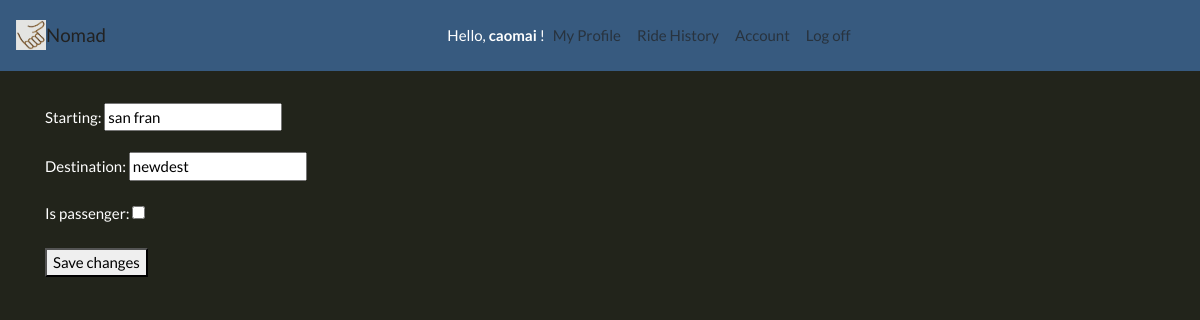
/get_ride/ (signed in), run on an earlier commit of the app's database.
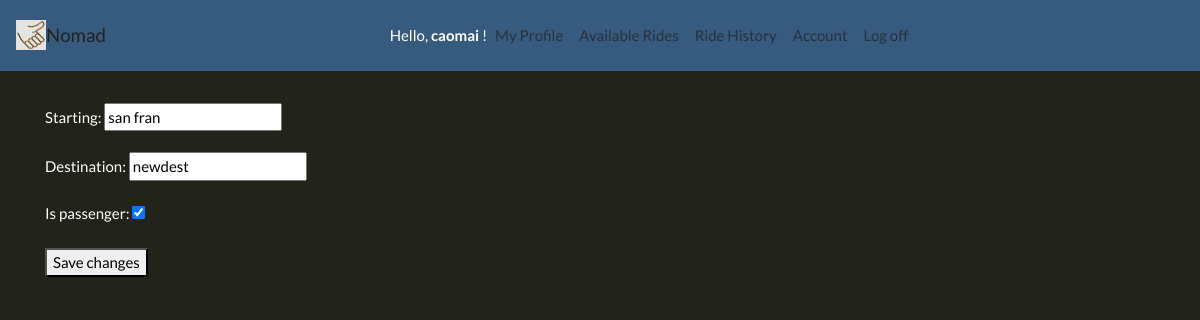
And on a later commit of the database.
### accounts/models.py (models this page shows)
class Profile(models.Model):
    user = models.OneToOneField(User, on_delete=models.CASCADE)
    starting = models.CharField(max_length=30, blank=True)
    destination = models.CharField(max_length=30, blank=True)
    timestamp = models.DateTimeField(auto_now_add=True)
    is_passenger = models.BooleanField(default=True)

### accounts/views.py (the view)
# urls.py: path('get_ride/', update_profile, name='get-ride-page'),
def update_profile(request):
    if request.method == 'POST':
        profile_form = ProfileForm(request.POST, instance=request.user.profile)
        if profile_form.is_valid():
            profile_form.save()
            messages.success(request, ('Your profile was successfully updated!'))
            return redirect('list-rides-page')
        else:
            messages.error(request, ('Please correct the error below.'))
    else:
        profile_form = ProfileForm(instance=request.user.profile)
    return render(request, 'accounts/profile.html', {
        'profile_form': profile_form
    })

### accounts/forms.py
class ProfileForm(forms.ModelForm):
    class Meta:
        model = Profile
        fields = ('starting', 'destination', 'is_passenger')

### accounts/templates/accounts/profile.html (shortened to what this page needs)
{% extends 'base.html' %}
{% block content %}
<form method="post">
    {{ profile_form.as_p }}
    <button type="submit">Save changes</button>
  </form>
{% endblock %}

### templates/base.html (shortened to what this page needs)
{% load static %}
<!doctype html>
<html lang="en">
  <head>
    <link rel="stylesheet" type="text/css" href="{% static 'styles.css' %}" />
    <link rel="stylesheet" href="https://stackpath.bootstrapcdn.com/bootstrap/4.3.1/css/bootstrap.min.css">
    <link rel="stylesheet" href="https://bootswatch.com/4/darkly/bootstrap.min.css">
  </head>
  <body>
    <nav class="navbar navbar-expand-lg navbar-light bg-primary">
      <center><a href="{% url 'home-page' %}"><img src="{% static 'assets/thumb.png' %}" class="icon"></a></center>
      <a class="navbar-brand" href="{% url 'home-page' %}"> Nomad</a>
      <div class="collapse navbar-collapse" id="navbarNav">
          <form class="form-inline ml-auto">
            <div class="text-white">Hello,
              <strong>
              {% if user.get_username %}
                {{ user.get_username }}
              {% else %}
                Guest
              {% endif %}
              </strong>!
            </div>
          </form>
                <ul class="navbar-nav mr-auto">
                      <li class="nav-item">
                        <a class="nav-link" href="{% url 'get-ride-page' %}">My Profile</a>
                      </li>
                      {% if request.user.profile.is_passenger %}
                      <li class="nav-item">
                          <a class="nav-link" href="{% url 'list-rides-page' %}">Available Rides</a>
                      </li>
                      {% endif %}
                      <li class="nav-item">
                        <a class="nav-link" href="#">Ride History</a>
                      </li>
                      <li class="nav-item">
                        <a class="nav-link" href="#">Account</a>
                      </li>
                      {% if request.user.is_authenticated %}
                      <li class="nav-item">
                          <a class="nav-link" href="{% url 'logout' %}">Log off</a>
                      </li>
                      {% endif %}
                  </ul>
      </div>
    </nav>
    <main role="main" class="container" style="margin-top: 4vh;">
      {% block content %}{% endblock %}
    </main>
  </body>
</html>

### static/styles.css (style rules this page uses)
body { background: blue; background: linear-gradient(90deg, rgba(34,36,27,1) 74%, rgba(34,36,27,1) 100%); }
.icon { height: 30px; width: 30px }

What changed in the data, as far as the page shows it:
changed Profile "san fran": is_passenger "☐" → "☑"
Also different on the page:
text now shown: "Available Rides"
